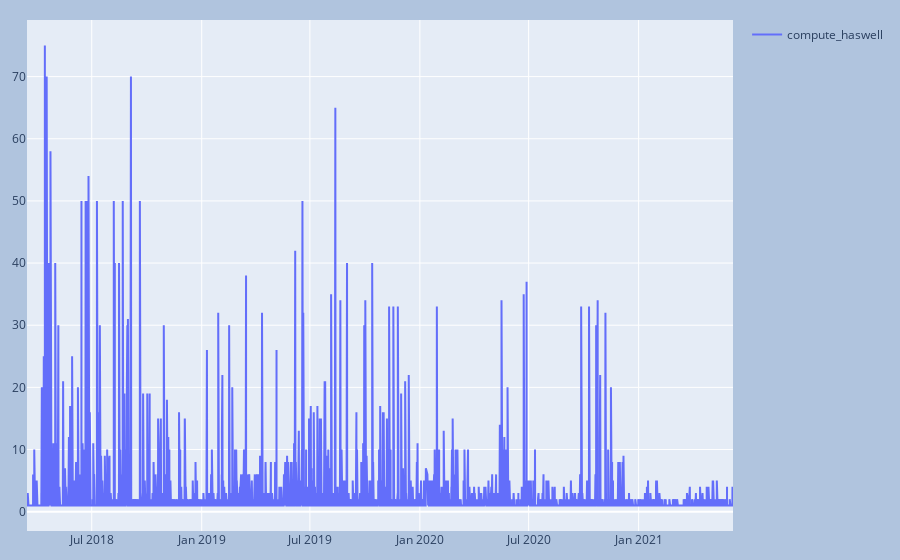

Notebook code cell kept with this figure:
### Code cell
plot_rsrc(node_data, nt)

### Figure 1 — Plotly figure (JSON) as saved in the notebook; plotly's stock layout.template omitted (floating-point values rounded to 4 significant figures; data arrays with more than 128 entries replaced by an {"elided": "..."} marker saying what was removed)
{"data": [{"mode": "lines", "name": "compute_haswell", "type": "scatter", "x": {"elided": "16196 str values"}, "y": {"elided": "16196 int values"}}], "layout": {"margin": {"b": 20, "l": 20, "r": 20, "t": 20}, "paper_bgcolor": "LightSteelBlue", "showlegend": true}}
